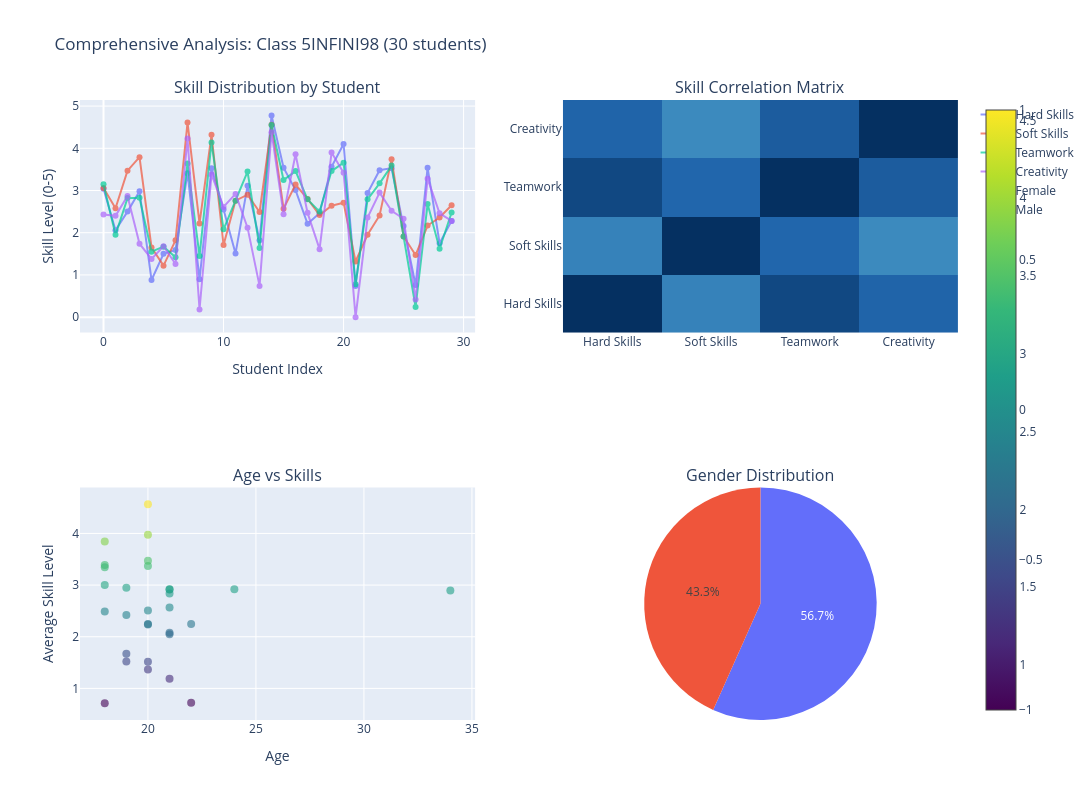

Notebook code cell kept with this figure:
### Code cell
# =============================================================================
# EXPLORATORY DATA VISUALIZATION
# =============================================================================
print("📊 Creating comprehensive visualizations for class analysis...")

# Import plotly if not already imported
try:
    import plotly.graph_objects as go
    from plotly.subplots import make_subplots
except ImportError:
    print("Installing plotly...")
    import subprocess
    subprocess.check_call(['pip', 'install', 'plotly'])
    import plotly.graph_objects as go
    from plotly.subplots import make_subplots

# Create comprehensive visualization
fig = make_subplots(
    rows=2, cols=2,
    subplot_titles=('Skill Distribution by Student', 'Skill Correlation Matrix', 
                   'Age vs Skills', 'Gender Distribution'),
    specs=[[{"secondary_y": False}, {"type": "xy"}],
           [{"secondary_y": False}, {"type": "domain"}]]
)

# 1. Individual student skill profiles
student_indices = list(range(len(class_df)))
for i, skill in enumerate(features):
    fig.add_trace(
        go.Scatter(x=student_indices, y=class_df[skill], 
                  mode='lines+markers', name=skill.replace('_', ' ').title(),
                  opacity=0.7),
        row=1, col=1
    )

# 2. Correlation heatmap
correlation_matrix = class_df[features].corr()
fig.add_trace(
    go.Heatmap(z=correlation_matrix.values, 
              x=[f.replace('_', ' ').title() for f in features],
              y=[f.replace('_', ' ').title() for f in features],
              colorscale='RdBu', zmid=0, showscale=True),
    row=1, col=2
)

# 3. Age vs average skills
class_df_viz = class_df.copy()
class_df_viz['avg_skills'] = class_df_viz[features].mean(axis=1)
fig.add_trace(
    go.Scatter(x=class_df_viz['age'], y=class_df_viz['avg_skills'],
              mode='markers', name='Students',
              marker=dict(size=8, opacity=0.6, color=class_df_viz['avg_skills'],
                         colorscale='Viridis', showscale=True),
              showlegend=False),
    row=2, col=1
)

# 4. Gender distribution
gender_counts = class_df['gender'].value_counts()
fig.add_trace(
    go.Pie(labels=gender_counts.index, values=gender_counts.values,
           name="Gender Distribution"),
    row=2, col=2
)

fig.update_layout(
    title_text=f"Comprehensive Analysis: Class {selected_class_name} ({len(class_df)} students)",
    height=800, width=1200, showlegend=True
)

fig.update_xaxes(title_text="Student Index", row=1, col=1)
fig.update_yaxes(title_text="Skill Level (0-5)", row=1, col=1)
fig.update_xaxes(title_text="Age", row=2, col=1)
fig.update_yaxes(title_text="Average Skill Level", row=2, col=1)

fig.show()

# Print key insights
print(f"\n🔍 KEY INSIGHTS FOR CLASS {selected_class_name}:")
print(f"   📈 Skill correlations: {correlation_matrix.iloc[0,1]:.3f} (hard-soft), {correlation_matrix.iloc[2,3]:.3f} (teamwork-creativity)")
print(f"   🎯 Most variable skill: {class_df[features].std().idxmax()} (std: {class_df[features].std().max():.2f})")
print(f"   🔧 Most consistent skill: {class_df[features].std().idxmin()} (std: {class_df[features].std().min():.2f})")
print(f"   👥 Age-skill correlation: {class_df['age'].corr(class_df[features].mean(axis=1)):.3f}")

### Figure 1 — Plotly figure (JSON) as saved in the notebook; plotly's stock layout.template omitted (floating-point values rounded to 4 significant figures)
{"data": [{"mode": "lines+markers", "name": "Hard Skills", "opacity": 0.7, "type": "scatter", "x": [0, 1, 2, 3, 4, 5, 6, 7, 8, 9, 10, 11, 12, 13, 14, 15, 16, 17, 18, 19, 20, 21, 22, 23, 24, 25, 26, 27, 28, 29], "xaxis": "x", "y": [3.04, 2.06, 2.5, 2.98, 0.88, 1.5, 1.59, 3.41, 0.9, 3.53, 2.55, 1.51, 3.11, 1.82, 4.78, 3.54, 3.01, 2.21, 2.46, 3.56, 4.1, 0.74, 2.94, 3.48, 3.53, 2.16, 0.76, 3.54, 1.75, 2.28], "yaxis": "y"}, {"mode": "lines+markers", "name": "Soft Skills", "opacity": 0.7, "type": "scatter", "x": [0, 1, 2, 3, 4, 5, 6, 7, 8, 9, 10, 11, 12, 13, 14, 15, 16, 17, 18, 19, 20, 21, 22, 23, 24, 25, 26, 27, 28, 29], "xaxis": "x", "y": [3.06, 2.58, 3.47, 3.79, 1.65, 1.22, 1.82, 4.61, 2.22, 4.32, 1.71, 2.76, 2.9, 2.49, 4.56, 2.57, 3.14, 2.8, 2.42, 2.64, 2.71, 1.32, 1.95, 2.41, 3.74, 1.91, 1.47, 2.17, 2.36, 2.65], "yaxis": "y"}, {"mode": "lines+markers", "name": "Teamwork", "opacity": 0.7, "type": "scatter", "x": [0, 1, 2, 3, 4, 5, 6, 7, 8, 9, 10, 11, 12, 13, 14, 15, 16, 17, 18, 19, 20, 21, 22, 23, 24, 25, 26, 27, 28, 29], "xaxis": "x", "y": [3.15, 1.95, 2.82, 2.83, 1.55, 1.67, 1.42, 3.64, 1.45, 4.14, 2.08, 2.76, 3.45, 1.64, 4.55, 3.25, 3.46, 2.79, 2.5, 3.46, 3.66, 0.78, 2.79, 3.17, 3.59, 1.91, 0.24, 2.68, 1.62, 2.48], "yaxis": "y"}, {"mode": "lines+markers", "name": "Creativity", "opacity": 0.7, "type": "scatter", "x": [0, 1, 2, 3, 4, 5, 6, 7, 8, 9, 10, 11, 12, 13, 14, 15, 16, 17, 18, 19, 20, 21, 22, 23, 24, 25, 26, 27, 28, 29], "xaxis": "x", "y": [2.43, 2.4, 2.87, 1.74, 1.38, 1.68, 1.26, 4.23, 0.18, 3.38, 2.61, 2.92, 2.12, 0.74, 4.38, 2.44, 3.86, 2.47, 1.61, 3.9, 3.42, 0.0, 2.36, 2.95, 2.52, 2.33, 0.42, 3.28, 2.46, 2.28], "yaxis": "y"}, {"colorscale": [[0, "rgb(103,0,31)"], [0.1, "rgb(178,24,43)"], [0.2, "rgb(214,96,77)"], [0.3, "rgb(244,165,130)"], [0.4, "rgb(253,219,199)"], [0.5, "rgb(247,247,247)"], [0.6, "rgb(209,229,240)"], [0.7, "rgb(146,197,222)"], [0.8, "rgb(67,147,195)"], [0.9, "rgb(33,102,172)"], [1, "rgb(5,48,97)"]], "showscale": true, "type": "heatmap", "x": ["Hard Skills", "Soft Skills", "Teamwork", "Creativity"], "xaxis": "x2", "y": ["Hard Skills", "Soft Skills", "Teamwork", "Creativity"], "yaxis": "y2", "z": [[1.0, 0.6747, 0.9127, 0.8088], [0.6747, 1.0, 0.8006, 0.6412], [0.9127, 0.8006, 1.0, 0.8367], [0.8088, 0.6412, 0.8367, 1.0]], "zmid": 0}, {"marker": {"color": [2.92, 2.248, 2.915, 2.835, 1.365, 1.517, 1.522, 3.973, 1.188, 3.842, 2.237, 2.487, 2.895, 1.673, 4.567, 2.95, 3.367, 2.567, 2.248, 3.39, 3.472, 0.71, 2.51, 3.003, 3.345, 2.078, 0.7225, 2.917, 2.047, 2.422], "colorscale": [[0, "#440154"], [0.1111, "#482878"], [0.2222, "#3e4989"], [0.3333, "#31688e"], [0.4444, "#26828e"], [0.5556, "#1f9e89"], [0.6667, "#35b779"], [0.7778, "#6ece58"], [0.8889, "#b5de2b"], [1, "#fde725"]], "opacity": 0.6, "showscale": true, "size": 8}, "mode": "markers", "name": "Students", "showlegend": false, "type": "scatter", "x": [24, 20, 21, 21, 20, 20, 19, 20, 21, 18, 20, 18, 34, 19, 20, 19, 20, 21, 22, 18, 20, 18, 20, 18, 18, 21, 22, 21, 21, 19], "xaxis": "x3", "y": [2.92, 2.248, 2.915, 2.835, 1.365, 1.517, 1.522, 3.973, 1.188, 3.842, 2.237, 2.487, 2.895, 1.673, 4.567, 2.95, 3.367, 2.567, 2.248, 3.39, 3.472, 0.71, 2.51, 3.003, 3.345, 2.078, 0.7225, 2.917, 2.047, 2.422], "yaxis": "y3"}, {"domain": {"x": [0.55, 1], "y": [0, 0.375]}, "labels": ["Female", "Male"], "name": "Gender Distribution", "type": "pie", "values": [17, 13]}], "layout": {"annotations": [{"font": {"size": 16}, "showarrow": false, "text": "Skill Distribution by Student", "x": 0.225, "xanchor": "center", "xref": "paper", "y": 1, "yanchor": "bottom", "yref": "paper"}, {"font": {"size": 16}, "showarrow": false, "text": "Skill Correlation Matrix", "x": 0.775, "xanchor": "center", "xref": "paper", "y": 1, "yanchor": "bottom", "yref": "paper"}, {"font": {"size": 16}, "showarrow": false, "text": "Age vs Skills", "x": 0.225, "xanchor": "center", "xref": "paper", "y": 0.375, "yanchor": "bottom", "yref": "paper"}, {"font": {"size": 16}, "showarrow": false, "text": "Gender Distribution", "x": 0.775, "xanchor": "center", "xref": "paper", "y": 0.375, "yanchor": "bottom", "yref": "paper"}], "height": 800, "showlegend": true, "title": {"text": "Comprehensive Analysis: Class 5INFINI98 (30 students)"}, "width": 1200, "xaxis": {"anchor": "y", "domain": [0, 0.45], "title": {"text": "Student Index"}}, "xaxis2": {"anchor": "y2", "domain": [0.55, 1]}, "xaxis3": {"anchor": "y3", "domain": [0, 0.45], "title": {"text": "Age"}}, "yaxis": {"anchor": "x", "domain": [0.625, 1], "title": {"text": "Skill Level (0-5)"}}, "yaxis2": {"anchor": "x2", "domain": [0.625, 1]}, "yaxis3": {"anchor": "x3", "domain": [0, 0.375], "title": {"text": "Average Skill Level"}}}}
